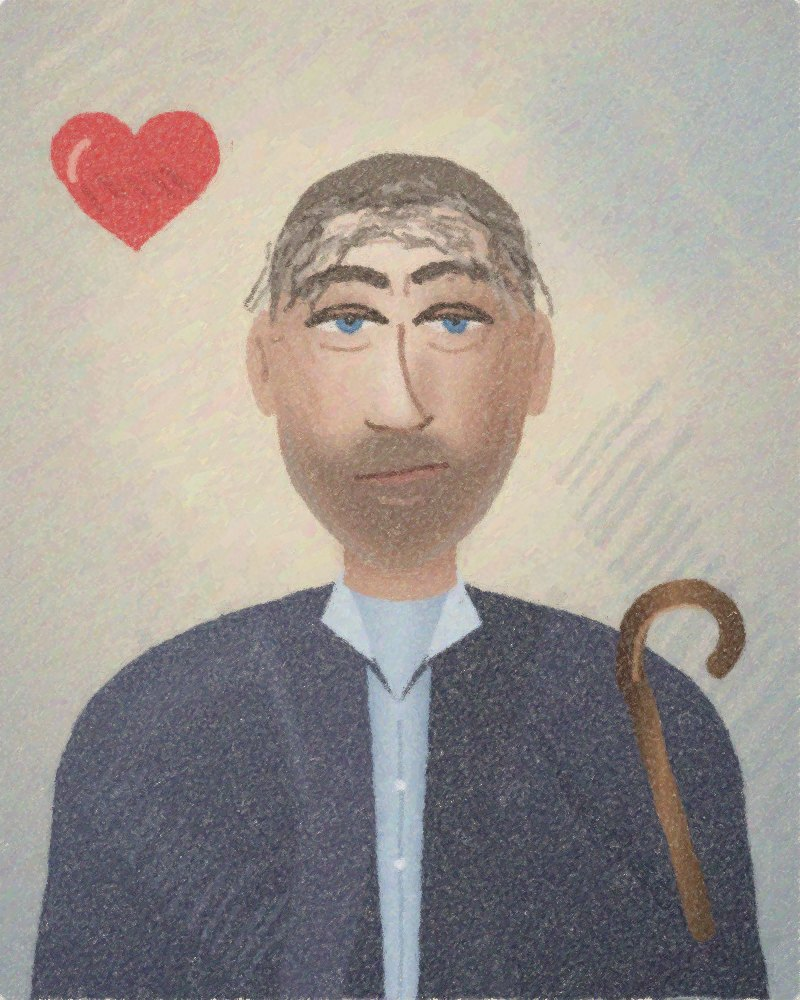
#> input picture narzedzia/pokoj-lekarski/zasoby/plakat.jpg, 800 x 1000 px
$ python maluj-plakat.py plakat.jpg plakat.jpg
#> lines starting #> are read from the running program, lines starting #| are printed output that depends on the picture
# Malarz pastelowy: przemalowuje szkic tysiącami kresek pastelu wzdłuż konturów, na papierze z ziarnem.
import sys, numpy as np
from PIL import Image, ImageDraw, ImageFilter
src_p, out_p = sys.argv[1], sys.argv[2]
rng = np.random.default_rng(1005)
src = Image.open(src_p).convert('RGB'); W, H = src.size
#> further down, src is the input picture: PIL image 800x1000 RGB; mean R, G, B 160.5, 152.8, 147.2
#> after `W, H = src.size`: W = 800; H = 1000
def rozmyj(im, r): return np.asarray(im.filter(ImageFilter.GaussianBlur(r)), dtype=np.float32)
# papier: ciepły szary z włóknami
papier = np.ones((H, W, 3), np.float32) * np.array([214, 204, 186], np.float32)
szum = rng.normal(0, 1, (H // 2, W // 2)).astype(np.float32)
szum = np.asarray(Image.fromarray(((szum * 30) + 128).clip(0, 255).astype(np.uint8)).resize((W, H), Image.BICUBIC).filter(ImageFilter.GaussianBlur(.8)), np.float32) / 255 - .5
papier += szum[..., None] * 26
ziarno = (szum > .06)  # „ząbek” papieru: wypukłości, na które pastel nie wchodzi przy lekkim nacisku
plotno = Image.fromarray(papier.clip(0, 255).astype(np.uint8)).convert('RGBA')
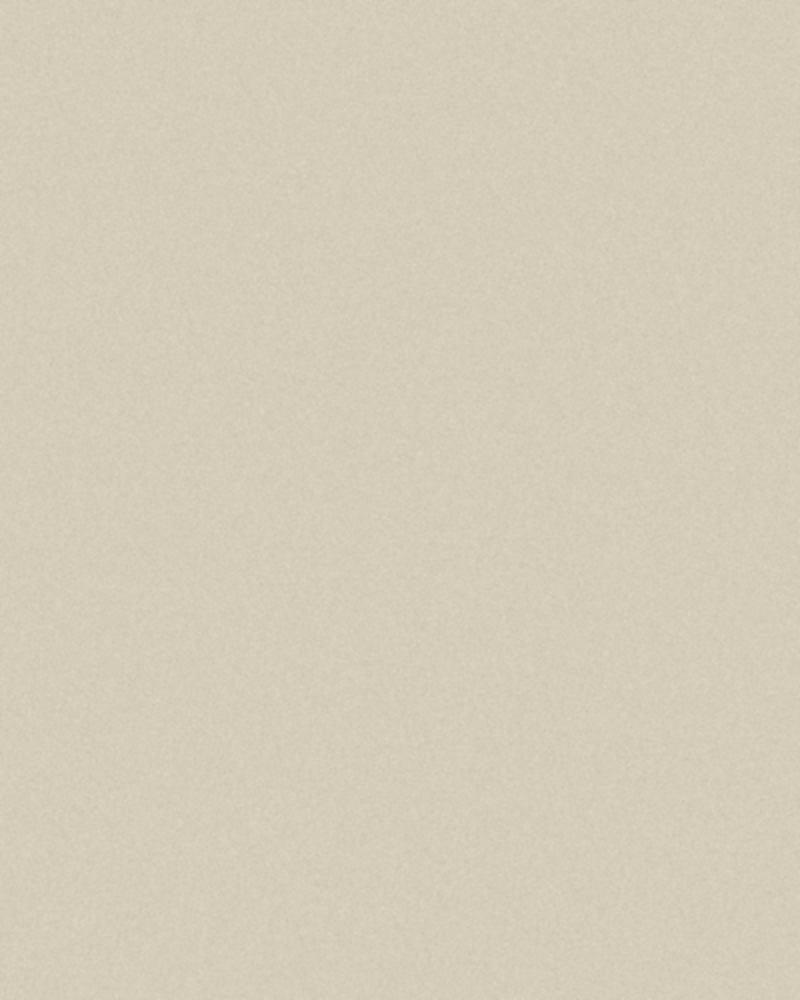
#> plotno: PIL image 800x1000 RGBA; mean R, G, B, A 213.5, 203.5, 185.5, 255

lum = rozmyj(src.convert('L'), 3)
gy, gx = np.gradient(lum)
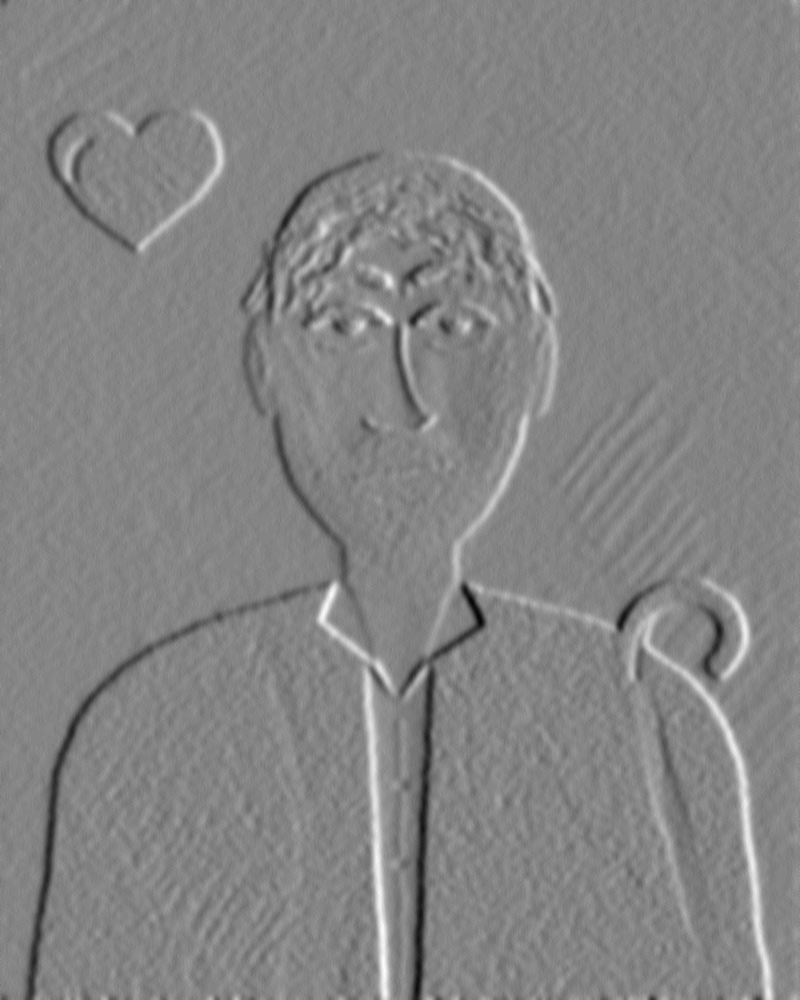
#> gx: shape (1000, 800) float32; min -13.5, max 12.5, mean -0.00743; drawn with min black and max white
for r, gest, dl, alfa, prog in [(16, .5, 3.2, 150, 0), (9, .8, 3.0, 165, 6), (5, 1.1, 2.6, 175, 7), (2.6, 1.3, 2.4, 185, 8), (1.4, .9, 2.2, 190, 10)]:
    ref = rozmyj(src, max(.6, r / 2.5))
    cur = np.asarray(plotno.convert('RGB'), np.float32)
    blad = np.abs(ref - cur).sum(2)
    n = int(W * H / (r * r) * gest)
    xs = rng.uniform(0, W - 1, n).astype(int); ys = rng.uniform(0, H - 1, n).astype(int)
    warstwa = Image.new('RGBA', (W, H), (0, 0, 0, 0)); d = ImageDraw.Draw(warstwa)
    kol = (order := rng.permutation(n))
    for k in order:
        x, y = xs[k], ys[k]
        if blad[y, x] < prog * 3: continue
        g1, g2 = gx[y, x], gy[y, x]
        ang = np.arctan2(g2, g1) + np.pi / 2 if (g1 * g1 + g2 * g2) > .4 else rng.uniform(-.9, -.5)
        ang += rng.normal(0, .25)
        L = r * dl * rng.uniform(.6, 1.3)
        c = ref[y, x] + rng.normal(0, 7, 3)
        x2, y2 = x + np.cos(ang) * L, y + np.sin(ang) * L
        x0, y0 = x - np.cos(ang) * L / 2, y - np.sin(ang) * L / 2
        d.line([(x0, y0), (x2 - np.cos(ang) * L / 2, y2 - np.sin(ang) * L / 2)], fill=tuple(c.clip(0, 255).astype(int)) + (int(alfa * rng.uniform(.75, 1)),), width=max(1, int(r * rng.uniform(.8, 1.2))))
    # pigment nie wchodzi w ząbek papieru (mniej na drobnych przejściach)
    a = np.asarray(warstwa, np.float32)
    a[..., 3] *= np.where(ziarno, .55 if r > 4 else .8, 1)
    plotno = Image.alpha_composite(plotno, Image.fromarray(a.astype(np.uint8)))
#> this loop made 5 passes
#> pass 1, `blad = np.abs(ref - cur).sum(2)`:
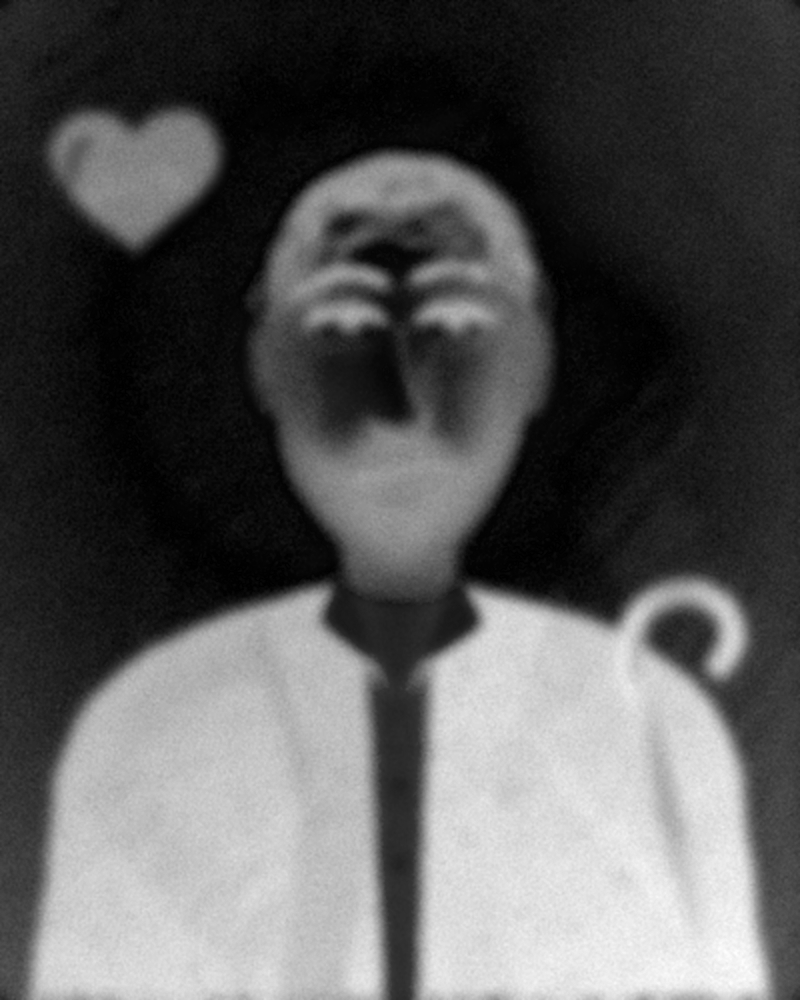
#> blad: shape (1000, 800) float32; min 0, max 414, mean 144.8; drawn with min black and max white
#> after the loop:
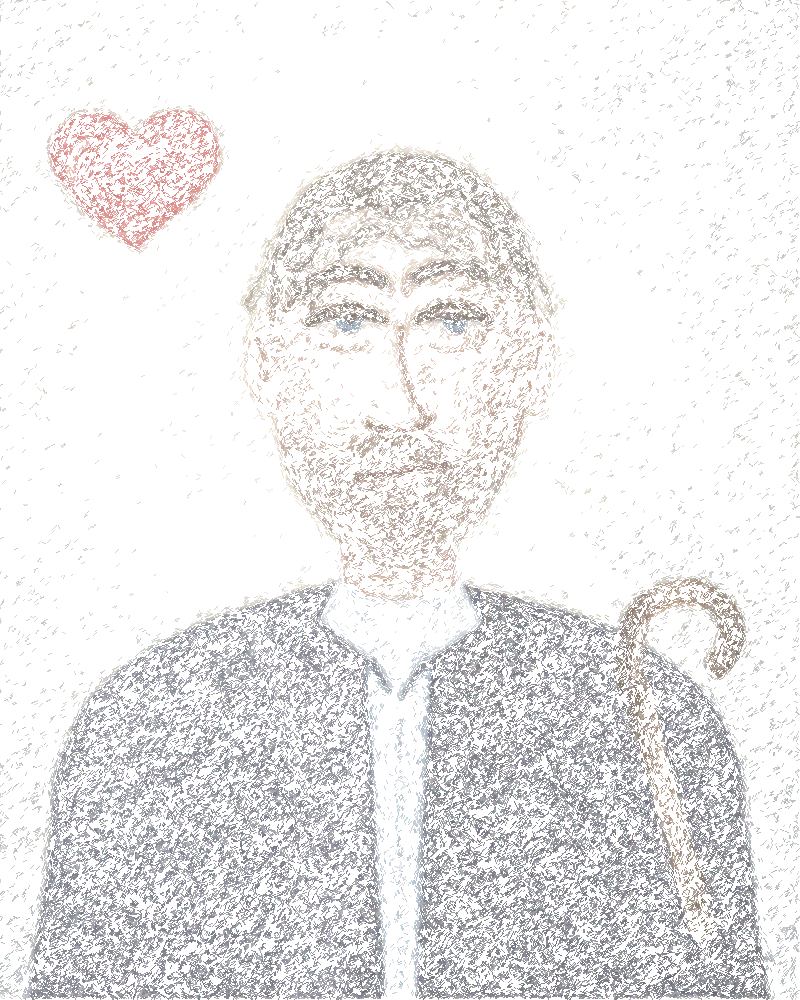
#> a: shape (1000, 800, 4) float32; mean R, G, B, A 24.9, 23.3, 24, 34.5; transparent parts drawn white
#> after the loop:
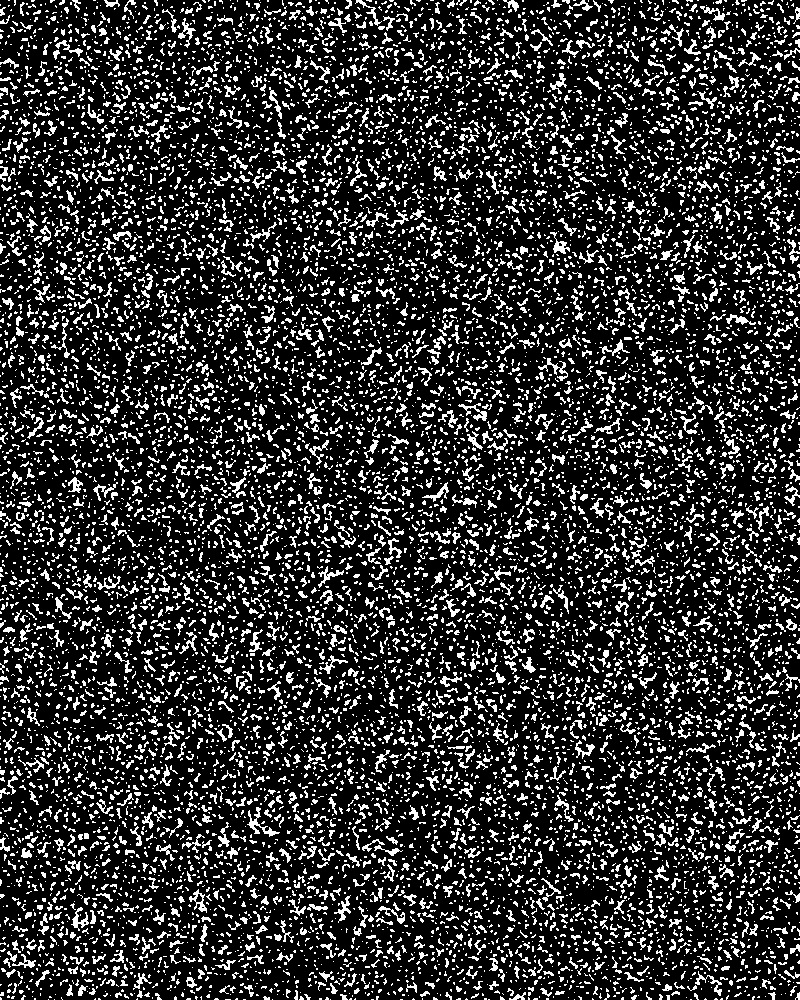
#> ziarno: shape (1000, 800) bool; 19.3% white in thin lines or dots
# lekka tekstura papieru na wierzchu
wyn = np.asarray(plotno.convert('RGB'), np.float32)
wyn += szum[..., None] * 10
Image.fromarray(wyn.clip(0, 255).astype(np.uint8)).save(out_p, quality=86)
